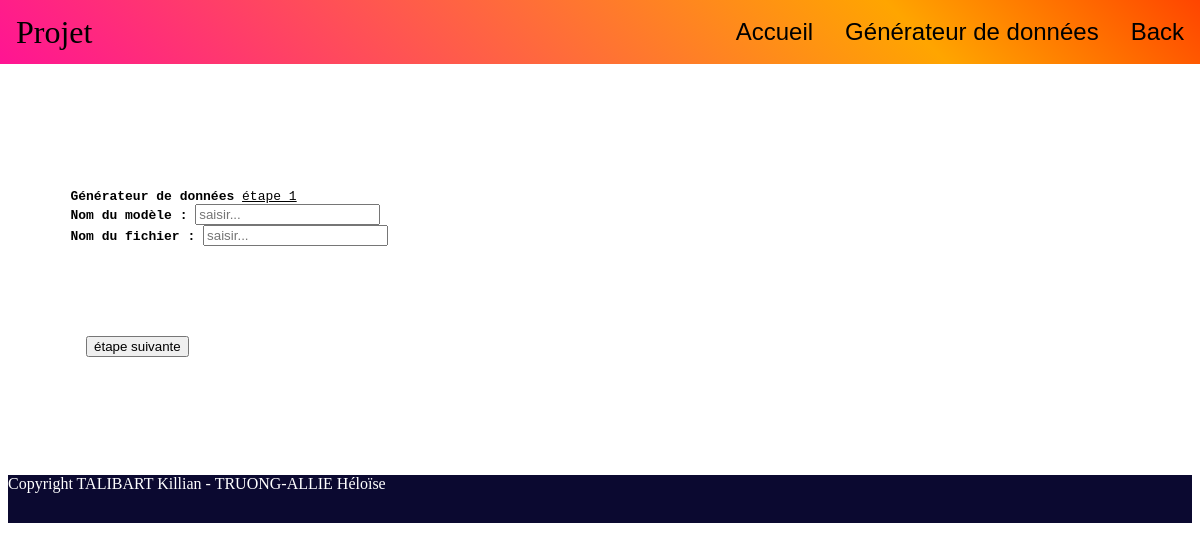
/generator.php, run on an earlier commit of the app's database.
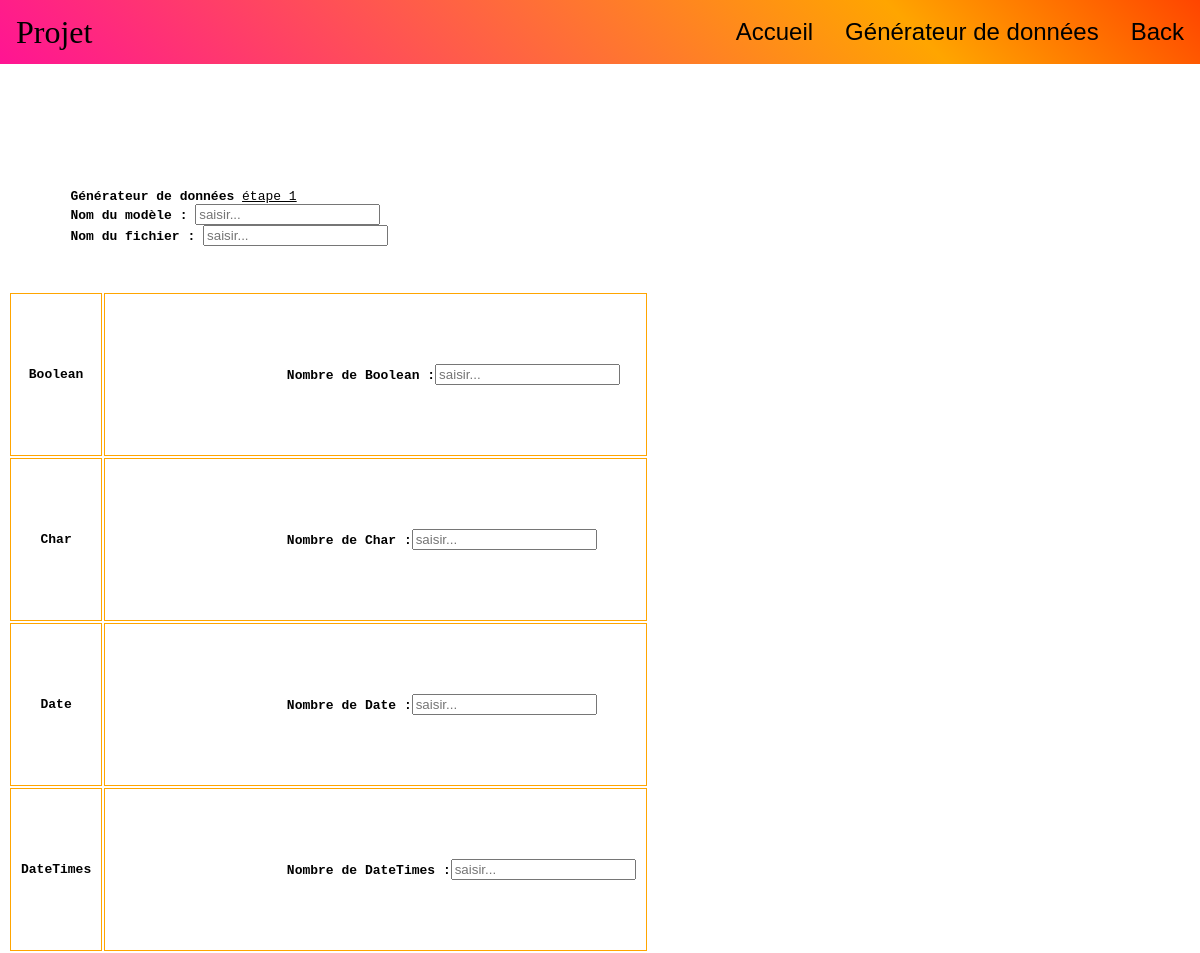
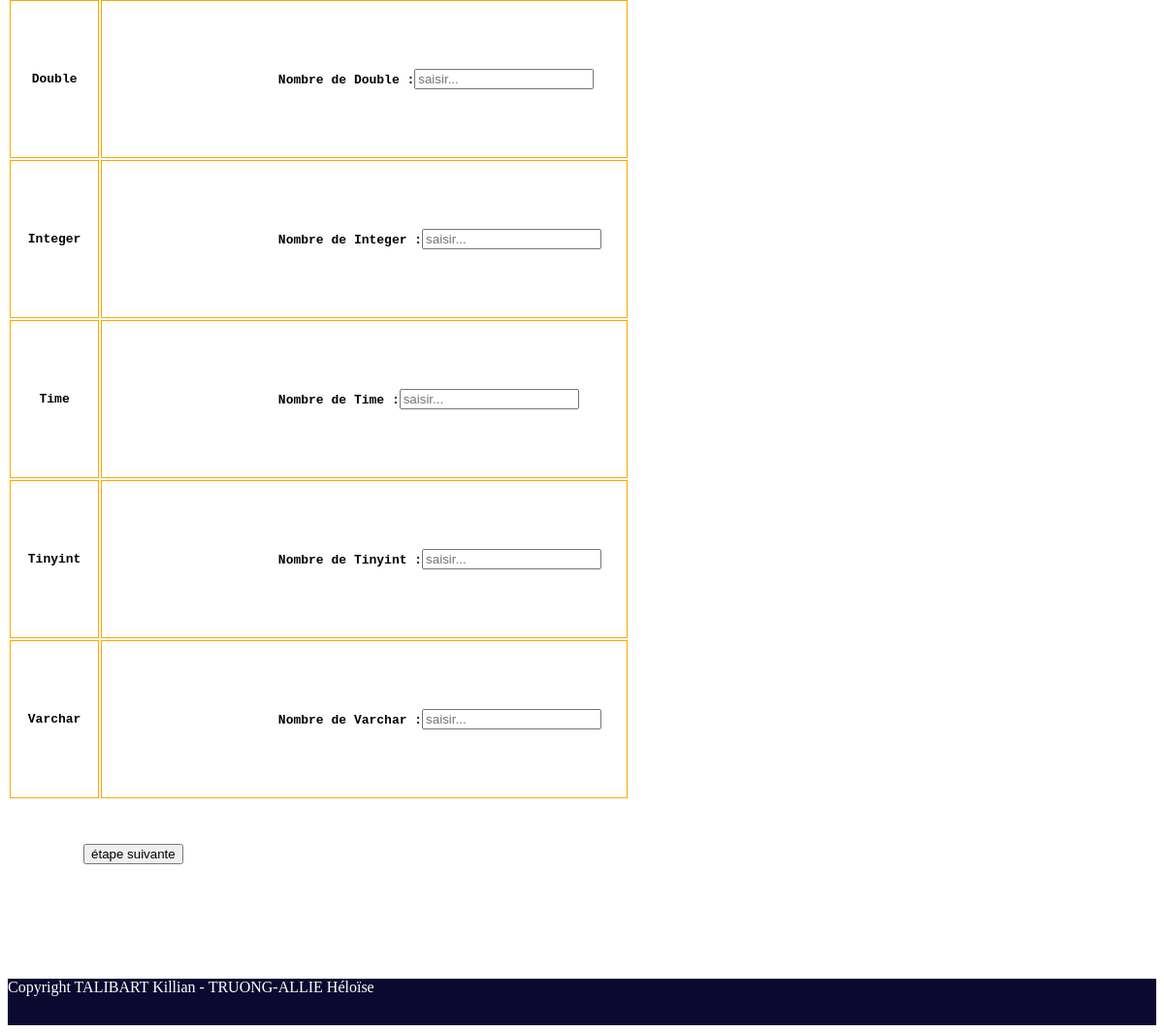
And on a later commit of the database (2 pictures, top to bottom).
### tables this page shows
CREATE TABLE type_champ(
        type_champ Varchar (255) NOT NULL ,
        actif      TinyINT NOT NULL
	,CONSTRAINT type_champ_PK PRIMARY KEY (type_champ)
);

### php/database.php (called while the page is built, shortened)
<?php
  function dbRequestActif($db){
    try{
      $statement = $db->prepare("SELECT * FROM type_champ");
      $statement->execute();
      $result = $statement->fetchAll(PDO::FETCH_ASSOC);
    }catch (PDOException $exception){
      error_log('Request error: '.$exception->getMessage());
      return false;
    }
    return $result;
  }
?>

### generator.php (the view, shortened to what this page needs)
<!DOCTYPE html PUBLIC "-//W3C//DTD XHTML 1.0 Strict//EN"
	"http://www.w3.org/TR/xhtml1/DTD/xhtml1-strict.dtd">
	<html xmlns="http://www.w3.org/1999/xhtml" xml:lang="en" lang="en">
	<head>
		<link rel="stylesheet" type="text/css" href="css/style.css">
		<?php
		include('php/request.php')
		?>
	</head>
	<body>
    <header class="header">
      <span class="header-contenu">Projet</span>
      <a href="back.php"> <input type="button" class="header-contenu-g" value="Back"> </a>
      <a href="generator.php"> <input type="button" class="header-contenu-g" value="Générateur de données"> </a>
      <a href="index.php"> <input type="button" class="header-contenu-g" value="Accueil"> </a>
	  </header>
	  <pre>
      <br><br><br>
      <?php
      $db =dbConnect();
      $toutlestypes =dbRequestActif($db);
      ?>
      <FORM action="php/request.php" method="post">
        <b>Générateur de données</b> <u>étape 1</u>
        <b>Nom du modèle :</b> <input type="text" name="nom_table" placeholder="saisir..."/>
        <b>Nom du fichier :</b> <input type="text" name="nom_fichier" placeholder="saisir..."/>
        <table class="table">
          <tbody>
            <?php foreach($toutlestypes as $type) { ?>
              <tr>
                <th scope="row"><?php echo $type['type_champ'];?></th>
                <td>
                  <?php if ($type['actif'] == 1) { ?>
                    <div class="input-group mb-3">
                      <?php echo "<b>Nombre de ".$type['type_champ']." :</b>";?><input type="number" class="custom-input" name=<?php echo "nb_".$type['type_champ'];?> placeholder="saisir..."/>
                    </div>
                  <?php }else if ($type['actif'] == 0){ ?>
                    <div class="input-group mb-3">
                      <?php echo "Pour activer aller au back";?>
                    </div>
                  <?php } ?>
                </td>
              </tr>
            <?php } ?>
          </tbody>
			  </table>
        <div>
          <input type="submit" name="envoi" value="étape suivante"/>
        </div>
      </FORM>
    </pre>
	  <footer class="footer">
        <a>Copyright TALIBART Killian - TRUONG-ALLIE Héloïse</a>
    </footer>
  </body>
</html>

What changed in the data, as far as the page shows it:
added type_champ: type_champ "Boolean"
added type_champ: type_champ "Char"
added type_champ: type_champ "Date"
added type_champ: type_champ "DateTimes"
added type_champ: type_champ "Double"
added type_champ: type_champ "Integer"
added type_champ: type_champ "Time"
added type_champ: type_champ "Tinyint"
added type_champ: type_champ "Varchar"
